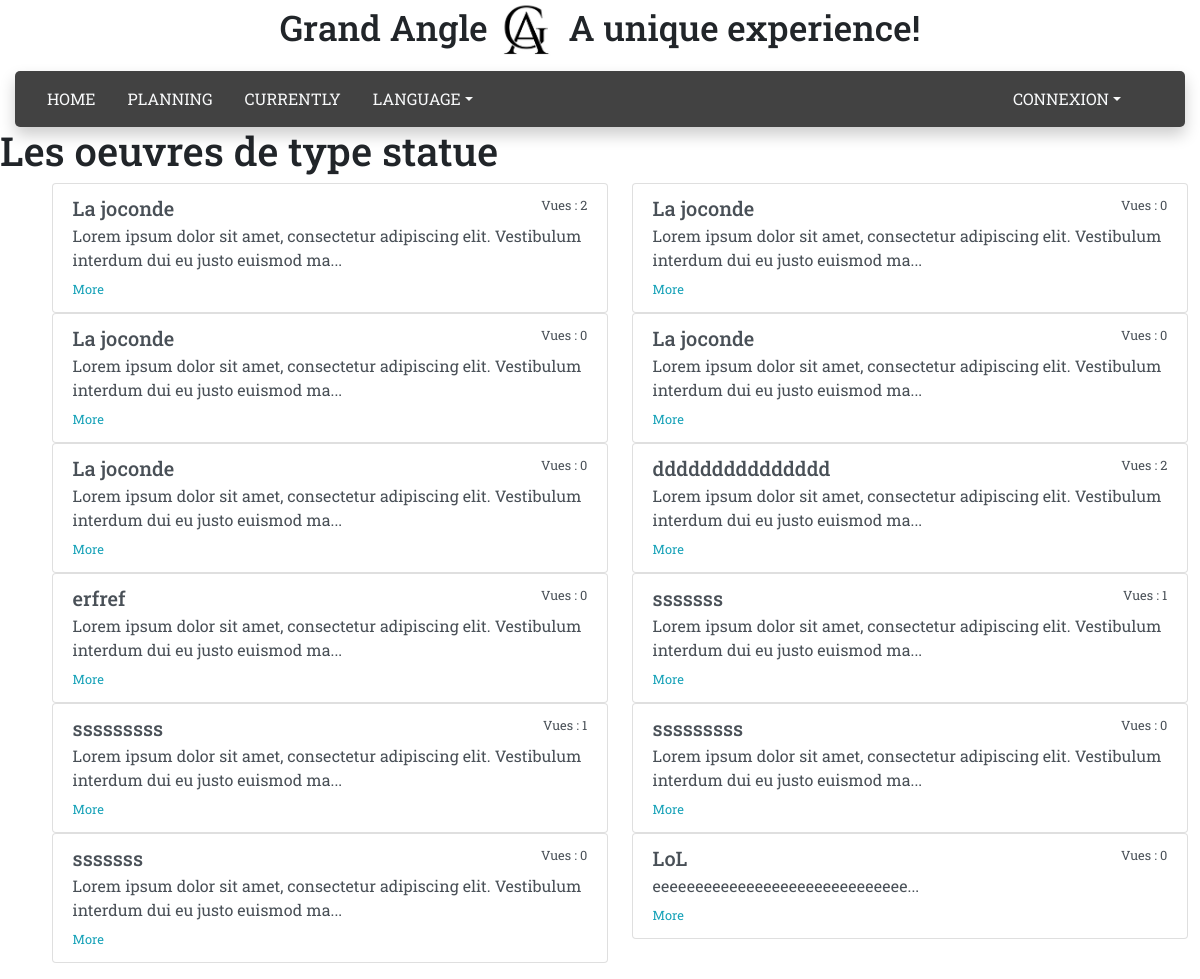
The app's page /?p=guest.type&id=1&w=2018-08 with its own data.
### tables this page shows
CREATE TABLE IF NOT EXISTS `typeoeuvre` (
  `id` int(11) NOT NULL AUTO_INCREMENT,
  `typeFr` varchar(30) NOT NULL,
  `typeEn` varchar(30) NOT NULL,
  `descriptionFr` varchar(200) DEFAULT NULL,
  `descriptionEn` varchar(200) DEFAULT NULL,
  `position` int(11) DEFAULT NULL,
  PRIMARY KEY (`id`)
);

CREATE TABLE IF NOT EXISTS `oeuvre` (
  `idOeuvre` int(11) NOT NULL AUTO_INCREMENT,
  `nomOeuvre` varchar(100) NOT NULL,
  `urlFile` varchar(200) DEFAULT NULL,
  `descrOeuvreFr` varchar(2000) NOT NULL,
  `descrOeuvreEn` varchar(2000) NOT NULL,
  `salle` varchar(100) NOT NULL,
  `vues` int(11) NOT NULL DEFAULT '0',
  `idExpo` int(11) DEFAULT NULL,
  `idType` int(11) DEFAULT NULL,
  PRIMARY KEY (`idOeuvre`),
  KEY `FK_oeuvre_idExpo` (`idExpo`),
  KEY `idType` (`idType`)
);

### App/Controller/Controller.php (called while the page is built, shortened)
<?php
class Controller {
    protected $viewpath = ROOT.'/App/Views/';
    protected function render($view ,$data = []) {
        !empty($data) ? extract($data) : false;
        require($this->viewpath.str_replace('.', '/', $view).'.php');
    }
}

### App/Controller/guest/GuestController.php (called while the page is built, shortened)
<?php
class GuestController extends ParentGuestController {
    public function type() {
        $week = $_GET['w'];
        $data["oeuvres"] = Utils::getTable('Oeuvre')->query("
        SELECT oeuvre.idOeuvre, oeuvre.nomOeuvre, oeuvre.vues, oeuvre.descrOeuvre".ucfirst($this->curentLanguage)."
        FROM oeuvre, exposition
        WHERE exposition.week = ? AND oeuvre.idType = ? AND oeuvre.idExpo = exposition.idExpo",
            [$week, $_GET['id']]);
        $data["type"] = Utils::getTable('Type')->query("SELECT type".ucfirst($this->curentLanguage)." FROM typeoeuvre WHERE id = ?", [$_GET['id']], true);
        $this->render("guest.{$this->curentLanguage}.type", $data);
    }
}

### public/index.php (called while the page is built, shortened)
<?php
require '../App/Utils.php';
isset($_GET['p']) ? $page = $_GET['p'] : $page = "guest.index";
$page = explode('.' ,$page);
if($page[0] === "guest") {
    $action = $page[1];
} else {
    $page[1] = ucfirst($page[1]);
    $controller = '\App\Controller\admin\\'.$page[1].'Controller';
    $action = $page[2];
    $page[2] = "";
}
$controller = new $controller();
$controller->$action();

### core/Database/MysqlDatabase.php (called while the page is built, shortened)
<?php
class MysqlDatabase extends Database {
    private $db_host, $db_name, $db_pass, $db_login;
    private $bdd;
    public function __construct($db_host, $db_name, $db_pass, $db_login) {
        $this->db_host = $db_host;
        $this->db_login = $db_login;
        $this->db_pass = $db_pass;
        $this->db_name = $db_name;
    }
    public function prepare($statement, $attributes, $class_name = null, $one = false) {
        $req = $this->getPDO()->prepare($statement);
        $res = $req->execute($attributes);
        return $one ? $req->fetch() : $req->fetchAll();
    }
    private function getPdo() {
        if(is_null($this->bdd)) {
            $this->bdd = new PDO("mysql:host=".$this->db_host.";dbname=".$this->db_name, $this->db_login, $this->db_pass);
            $this->bdd->setAttribute(PDO::ATTR_ERRMODE, PDO::ERRMODE_EXCEPTION);
        }
        return $this->bdd;
    }
}

### App/Table/Table.php (called while the page is built, shortened)
<?php
class Table  {
    protected $bdd;
    public function __construct(\Core\Database\MysqlDatabase $bdd) {
        $this->bdd = $bdd;
    }
    public function query($statement, $attributes = null, $one = false) {
        if($attributes) {
            return $this->bdd->prepare($statement, $attributes, str_replace('Table', 'Entity', get_class($this)), $one);
        } else {
            return $this->bdd->query($statement, str_replace('Table', 'Entity', get_class($this)), $one);
        }
    }
}

### config/config.php (called while the page is built)
<?php
return array(
    "db_user" => "root",
    "db_pass" => "",
    "db_host" => "localhost",
    "db_name" => "grand-angle"
);

### App/GetConfig.php (called while the page is built, shortened)
<?php
class GetConfig {
    private $settings  = [];
    private static $instance;
    public static function getConfig() {
        if(is_null(self::$instance)) {
            self::$instance = new GetConfig(ROOT.'/config/config.php');
        }
        return self::$instance;
    }
    private function __construct($path_file) {
        $this->settings = require($path_file);
    }
    public function get($key) {
        return isset($this->settings[$key]) ? $this->settings[$key] : null;
    }
}

### App/Utils.php (called while the page is built, shortened)
<?php
class Utils {
    private static $bdd;
    public static function getDb() {
        $conf= GetConfig::getConfig();
        if(is_null(self::$bdd)) {
            self::$bdd = new MysqlDatabase($conf->get('db_host'), $conf->get('db_name'), $conf->get('db_pass'), $conf->get('db_user'));
        }
        return self::$bdd;
    }
    public static function getTable($name) {
        return new $class_name(self::getDb());
    }
}

### App/Controller/guest/ParentGuestController.php (called while the page is built, shortened)
<?php
class ParentGuestController extends Controller {
    public function __construct() {
        $this->curentLanguage = Session::getSession()->read('langue');
        is_null($this->curentLanguage) ? $this->curentLanguage = "fr" : true;
    }
}

### core/Auth/Session.php (called while the page is built, shortened)
<?php
class Session {
    private static $instance;
    public static function getSession() {
        if(is_null(self::$instance)) {
            self::$instance = new Session();
        }
        return self::$instance;
    }
    public function read($key) {
        return isset($_SESSION[$key]) ? $_SESSION[$key] : null;
    }
}

### App/Entity/OeuvreEntity.php (called while the page is built, shortened)
<?php
class OeuvreEntity extends Entity {
    public function getExtrait() {
        return Session::getSession()->read('langue') == "en" ? substr($this->descrOeuvreEn, 0, 100)."..." : substr($this->descrOeuvreFr, 0, 100)."...";
    }
}

### App/Views/guest/fr/type.php (the view)
<h1>Les oeuvres de type <?= $type->typeFr ?></h1>
<ul style="display: flex; flex-wrap: wrap; list-style: none; justify-content: space-around;">
    <?php foreach ($oeuvres as $oeuvre): ?>
        <li style="width: 48%;">
            <a href="?p=guest.oeuvre&id=<?= $oeuvre->idOeuvre ?>" class="list-group-item list-group-item-action flex-column align-items-start">
                <div class="d-flex w-100 justify-content-between">
                    <h5 class="mb-1"><?= $oeuvre->nomOeuvre; ?></h5>
                    <small>Vues : <?= $oeuvre->vues; ?></small>
                </div>
                <p class="mb-1"><?= $oeuvre->getExtrait(); ?></p>
                <small class="text-info">More</small>
            </a>
        </li>
    <?php endforeach; ?>
</ul>

### public/css/custom.css (style rules this page uses)
body { font-family: 'Roboto Slab', serif; }

### records on screen
typeoeuvre: typeFr "statue"
oeuvre: nomOeuvre "La joconde", vues "2", descrOeuvreFr "Lorem ipsum dolor sit amet, consectetur adipiscing elit. Vestibulum interdum dui eu justo euismod ma..."
oeuvre: nomOeuvre "La joconde", vues "0", descrOeuvreFr "Lorem ipsum dolor sit amet, consectetur adipiscing elit. Vestibulum interdum dui eu justo euismod ma..."
oeuvre: nomOeuvre "La joconde", vues "0", descrOeuvreFr "Lorem ipsum dolor sit amet, consectetur adipiscing elit. Vestibulum interdum dui eu justo euismod ma..."
oeuvre: nomOeuvre "La joconde", vues "0", descrOeuvreFr "Lorem ipsum dolor sit amet, consectetur adipiscing elit. Vestibulum interdum dui eu justo euismod ma..."
oeuvre: nomOeuvre "La joconde", vues "0", descrOeuvreFr "Lorem ipsum dolor sit amet, consectetur adipiscing elit. Vestibulum interdum dui eu justo euismod ma..."
oeuvre: nomOeuvre "ddddddddddddddd", vues "2", descrOeuvreFr "Lorem ipsum dolor sit amet, consectetur adipiscing elit. Vestibulum interdum dui eu justo euismod ma..."
oeuvre: nomOeuvre "erfref", vues "0", descrOeuvreFr "Lorem ipsum dolor sit amet, consectetur adipiscing elit. Vestibulum interdum dui eu justo euismod ma..."
oeuvre: nomOeuvre "sssssss", vues "1", descrOeuvreFr "Lorem ipsum dolor sit amet, consectetur adipiscing elit. Vestibulum interdum dui eu justo euismod ma..."
oeuvre: nomOeuvre "sssssssss", vues "1", descrOeuvreFr "Lorem ipsum dolor sit amet, consectetur adipiscing elit. Vestibulum interdum dui eu justo euismod ma..."
oeuvre: nomOeuvre "sssssssss", vues "0", descrOeuvreFr "Lorem ipsum dolor sit amet, consectetur adipiscing elit. Vestibulum interdum dui eu justo euismod ma..."
oeuvre: nomOeuvre "sssssss", vues "0", descrOeuvreFr "Lorem ipsum dolor sit amet, consectetur adipiscing elit. Vestibulum interdum dui eu justo euismod ma..."
oeuvre: nomOeuvre "LoL", vues "0", descrOeuvreFr "eeeeeeeeeeeeeeeeeeeeeeeeeeeeee..."
